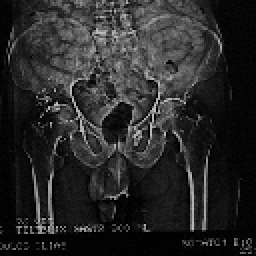
%> input picture Image Analysis and Artificial Vision/image processing assignments (x-ray)/askisi3_ImProc/ImageProcAndAnalysis3/Begetis_Nikolaos_piv0111_ImProc_Ask_3/images/Pelvis.bmp, 128 x 128 px (shown 2 times larger)
$ octave --eval "Program_4_gr_nbegetis;"   (GNU Octave 9; MATLAB toolbox functions it lacks are replaced by stand-ins)
%> lines starting %> are read from the running program, lines starting %| are printed output that depends on the picture
%%%%%%%%%%%%%%%%%%%%%%%%%%%%%%%%%%%%%%%%%%%%%%%%%%%%%%%%%%%%%%%%%%%%%%%%%%%
%% Author: Begetis Nikolaos - Postgraduate Student - Bioinformatics, ITMB
%% Supervisor: Cavouras Dionisis - Professor - ITMB
%% Course: Image Processing and Analysis
%% Function: This function uses a main program which calls all the
%% functions implementing the median filter (p.11, class notes) and the
%% sharp filter (p.15, class notes) functions. More specifically, we
%% included these functions in the same program with the low pass or
%% smoothing smoothing mask.
%% Filename: Program_4_gr.m
%%%%%%%%%%%%%%%%%%%%%%%%%%%%%%%%%%%%%%%%%%%%%%%%%%%%%%%%%%%%%%%%%%%%%%%%%%%

% Program_4_gr_nbegetis: Read image and process with convolution, median
% filter or sharp filter (Graphics version)
function [] = Program_4_gr_nbegetis()
    clc; echo off; close all;
    %Put your images folder into the same folder as your .m program
    A=imread('./images/Pelvis.bmp');    % Pelvis.bmp HEAD6.BMP
%> A is the input picture: size 128x128 uint8; min 1, max 186, mean 40

    A = double(A);
%> A: size 128x128 double
    x = size(A, 1);
%> x = 128
    y = size(A, 2);
%> y = 128
    sprintf('x= %f  y= %f',x,y);

    Normalize_Matrix(A, 255);
%> in Normalize_Matrix, `max_A=max(max(A));`: max_A = 186
%> in Normalize_Matrix, `min_A=min(min(A));`: min_A = 1

    % Form of the low pass or smoothing mask
    sm1 = [ 1, 1, 1;
            1, 1, 1;
            1, 1, 1];      % Low pass or smoothing

    tic
    B=A;
    C=A;
    D=A;

    value=0;
    while value < 1 || value > 3
        value = input('Select the method to use for the image processing\n1. Convolution\n2. Median Filter\n3. Sharp Filter\nType selection (1-3):  ');
    end;
%> this loop made 1 pass; the answer given on pass 1: 1
    switch value
        case 1
            B=convolve (A,sm1);
        case 2
            B=median_filter(A);
        case 3
            threshold = input('Select the threshold you want to use: \nType threshold (e.g. 0.1 - 50):  ');
            B=sharp(A,sm1,threshold);
    end

    C=ampl_fft2(A);
    D=ampl_fft2(B);
    image_depth=255;
    B=Normalize_Matrix(B, image_depth);
    C=Normalize_Matrix(C, image_depth);
    D=Normalize_Matrix(D, image_depth);

    %==============PLOT IMAGES======================
    colormap('gray');
    subplot(2,2,1); imagesc(A); xlabel('Original Image');
    axis equal; axis([1 size(A,2) 1 size(A,1)]);
    subplot(2,2,2); imagesc(B); xlabel('Processed Image');
    axis equal; axis([1 size(B,2) 1 size(B,1)]);

    subplot(2,2,3); imagesc(C); xlabel('Original Image Spectrum');
    axis equal; axis([1 size(C,2) 1 size(C,1)]);

    subplot(2, 2, 4); imagesc(D); xlabel('Processed Image Spectrum');
    axis equal; axis([1 size(D,2) 1 size(D,1)]);
    toc
end


function [B]=convolve (A, sm)
%> called with sm = [1 1 1; 1 1 1; 1 1 1]
% ---------------------------------------------
% convolution

    x = size(A,1);
%> x = 128
    y = size(A,2);
%> y = 128
    B = A;  % important for frame

    % Initialize
    mask=sm;
    mask=double(mask);
    sum_mask=sum(sum(mask));
    if sum_mask <=0
        sum_mask=1;
    end;

    %filter image
    for i=2:x-1
        for j=2:y-1
            value=0;
            icount=0;
            for ii=i-1:i+1
                icount=icount+1;
                jcount=0;
                for jj=j-1:j+1
                    jcount=jcount+1;
                    value=value+A(ii,jj)*mask(icount,jcount);
                end;
            end;
            if (value < 0)
                value=0;
            end;
            B(i,j)=value/sum_mask;
        end;
    end;
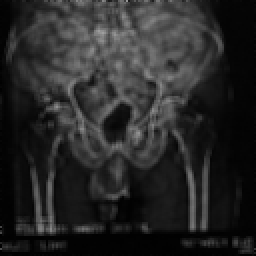
%> B: size 128x128 double (shown 2 times larger); min 1, max 160.1, mean 40
end


% [75 lines left out: functions median_filter, sharp, not called in this run]


function [C]=ampl_fft2(A)
    x=size(A,1);
    y=size(A,2);

    %/*--------   2D - FFT  ---------*/
    for i=1:x
        for j=1:y
            if (rem((i+j),2) == 1)
                A(i,j)=-A(i,j);
            else
                A(i,j)= A(i,j);
            end;
        end;
    end;
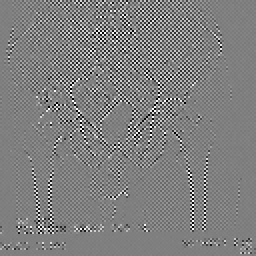
%> A: size 128x128 double (shown 2 times larger); min -186, max 186, mean 0; drawn with min black and max white
    C=fft2(A);
    C=round(10.0 * log(abs(C)+1));
end


function [C]=Normalize_Matrix(A,tones)
    max_A=max(max(A));
    min_A=min(min(A));
    min_A=0;
    C=(A-min_A)*(tones)/(max_A-min_A); %back to 0-(tones)
end
%> after the loop in ampl_fft2 (call 2), `for i=1:x`:
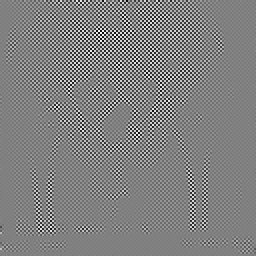
%> A: size 128x128 double (shown 2 times larger); min -160.1, max 157.8, mean 0; drawn with min black and max white
%> in ampl_fft2 (call 2), `C=round(10.0 * log(abs(C)+1));`:
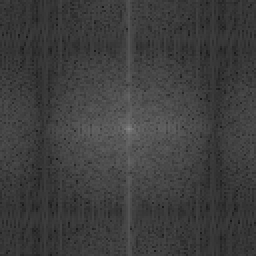
%> C: size 128x128 double (shown 2 times larger); min 22, max 134, mean 61.5
%> call 2 of Normalize_Matrix, with tones = 255
%> in Normalize_Matrix (call 2), `max_A=max(max(A));`: max_A = 160.1
%> in Normalize_Matrix (call 2), `C=(A-min_A)*(tones)/(max_A-min_A);`:
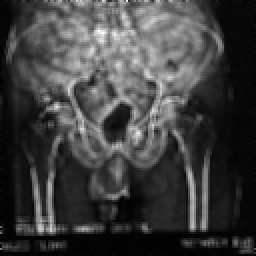
%> C: size 128x128 double (shown 2 times larger); min 1.59, max 255, mean 63.7
%> call 3 of Normalize_Matrix, with tones = 255
%> in Normalize_Matrix (call 3), `max_A=max(max(A));`: max_A = 134
%> in Normalize_Matrix (call 3), `min_A=min(min(A));`: min_A = 38
%> in Normalize_Matrix (call 3), `C=(A-min_A)*(tones)/(max_A-min_A);`:
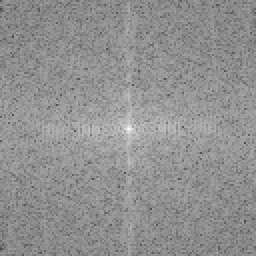
%> C: size 128x128 double (shown 2 times larger); min 72.31, max 255, mean 145.5
%> call 4 of Normalize_Matrix, with tones = 255
%> in Normalize_Matrix (call 4), `min_A=min(min(A));`: min_A = 22
%> in Normalize_Matrix (call 4), `C=(A-min_A)*(tones)/(max_A-min_A);`:
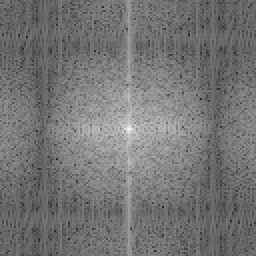
%> C: size 128x128 double (shown 2 times larger); min 41.87, max 255, mean 117

$ run again, with Image Analysis and Artificial Vision/image processing assignments (x-ray)/askisi3_ImProc/ImageProcAndAnalysis3/Begetis_Nikolaos_piv0111_ImProc_Ask_3/images/HEAD6.BMP copied over Image Analysis and Artificial Vision/image processing assignments (x-ray)/askisi3_ImProc/ImageProcAndAnalysis3/Begetis_Nikolaos_piv0111_ImProc_Ask_3/images/Pelvis.bmp
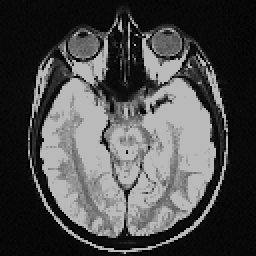
%> input picture Image Analysis and Artificial Vision/image processing assignments (x-ray)/askisi3_ImProc/ImageProcAndAnalysis3/Begetis_Nikolaos_piv0111_ImProc_Ask_3/images/HEAD6.BMP, 128 x 128 px (shown 2 times larger)
%> in Program_4_gr_nbegetis, A is the input picture: size 128x128 uint8; min 1, max 186, mean 74.3
%> max_A = 186
%> min_A = 1
%> the loop in Program_4_gr_nbegetis, `while value < 1 || value > 3` made 1 pass; the answer given on pass 1: 1
%> after the loop in ampl_fft2 (call 2), `for i=1:x`:
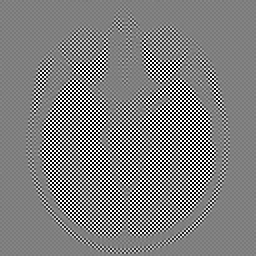
%> A: size 128x128 double (shown 2 times larger); min -186, max 186, mean 0; mean of the top-left, top-right, bottom-left and bottom-right quarters 0, 0, 0, 0; drawn with min black and max white
%> min_A = 10
%> in Normalize_Matrix (call 4), `C=(A-min_A)*(tones)/(max_A-min_A);`:
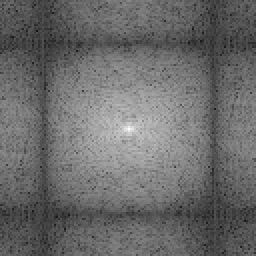
%> C: size 128x128 double (shown 2 times larger); min 18.21, max 255, mean 106.9

$ run again, with Image Analysis and Artificial Vision/image processing assignments (x-ray)/askisi3_ImProc/ImageProcAndAnalysis3/Begetis_Nikolaos_piv0111_ImProc_Ask_3/images/01254520_256X256.bmp copied over Image Analysis and Artificial Vision/image processing assignments (x-ray)/askisi3_ImProc/ImageProcAndAnalysis3/Begetis_Nikolaos_piv0111_ImProc_Ask_3/images/Pelvis.bmp
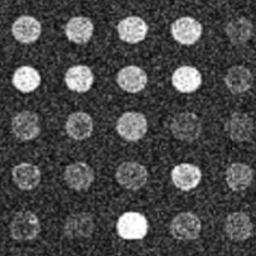
%> input picture Image Analysis and Artificial Vision/image processing assignments (x-ray)/askisi3_ImProc/ImageProcAndAnalysis3/Begetis_Nikolaos_piv0111_ImProc_Ask_3/images/01254520_256X256.bmp, 256 x 256 px
%> in Program_4_gr_nbegetis, A is the input picture: size 256x256 uint8; min 6, max 255, mean 72.6
%> max_A = 255
%> min_A = 6
%> the loop in Program_4_gr_nbegetis, `while value < 1 || value > 3` made 1 pass; the answer given on pass 1: 1
%> after the loop in ampl_fft2, `for i=1:x`:
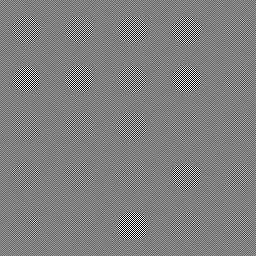
%> A: size 256x256 double; min -255, max 255, mean 0; drawn with min black and max white
%> min_A = 8
%> in Normalize_Matrix (call 4), `C=(A-min_A)*(tones)/(max_A-min_A);`:
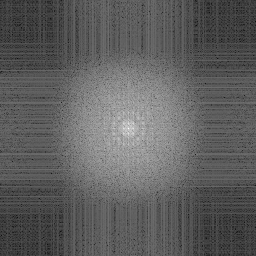
%> C: size 256x256 double; min 13.25, max 255, mean 94.8
